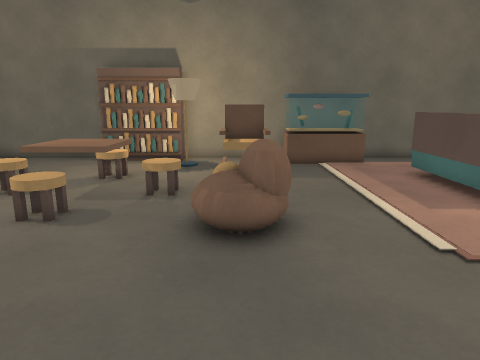
view 1 (above)

21 first-person views from a walk through a level from a Godot 3-D game. The camera is 1.3 m above the floor, tilts 12° down and sees 70° across. The floor is counted in squares, 0.5 m on a side. Each view is taken from the middle of a square. On the plan, view 1 faces up. The plan holds only what a view shows up to about 20 squares ahead; the rest is blank.

view 2
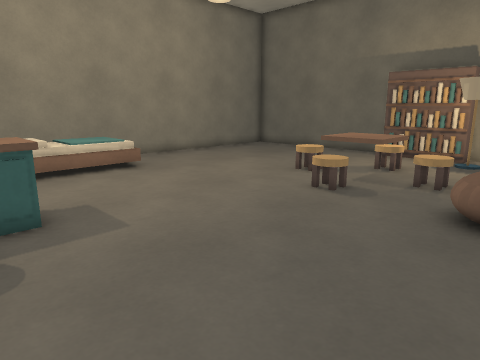

view 3
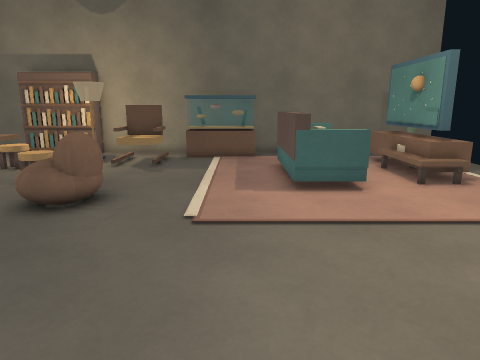

view 4
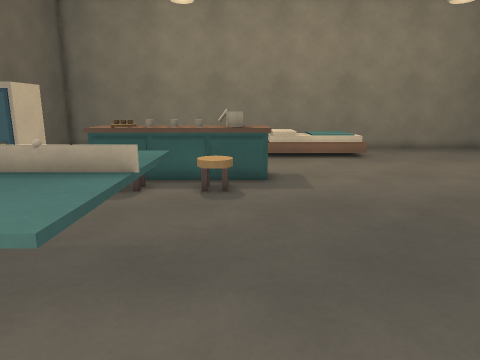

view 5
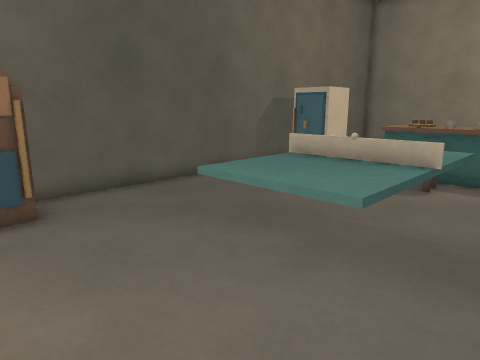

view 6
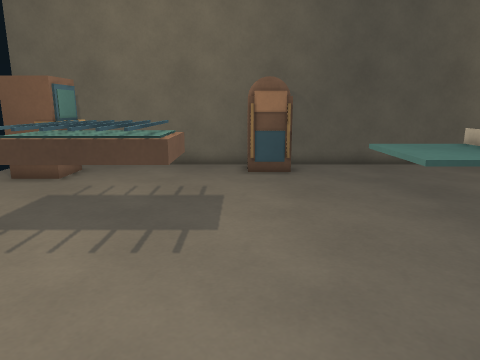

view 7
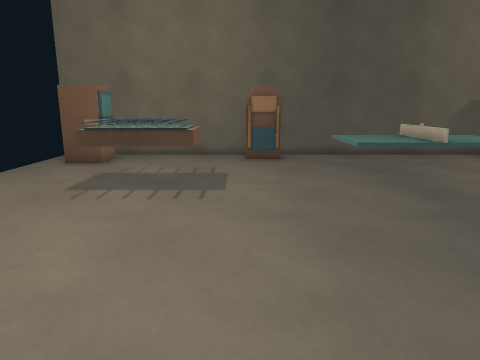

view 8
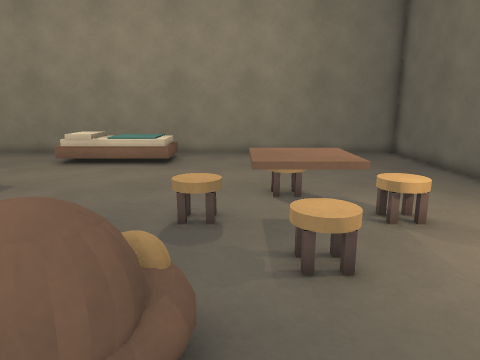

view 9
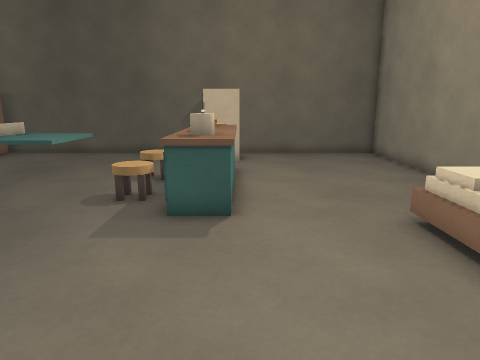

view 10
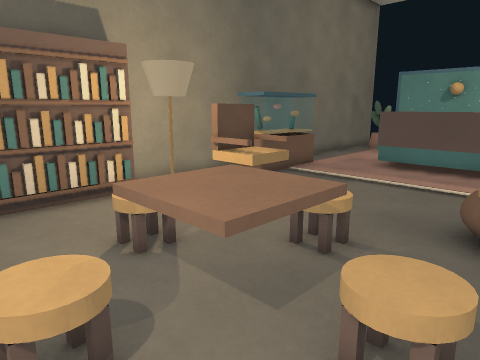

view 11
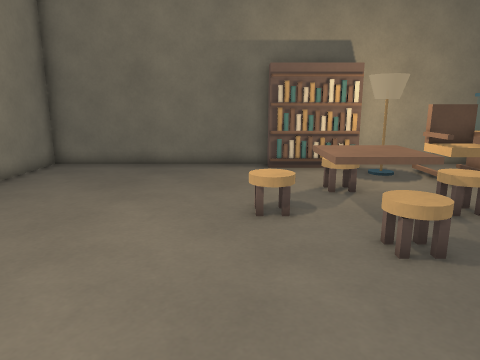

view 12
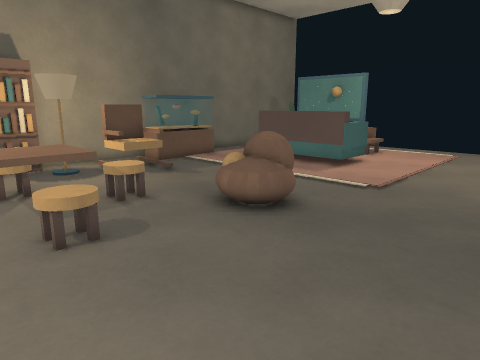

view 13
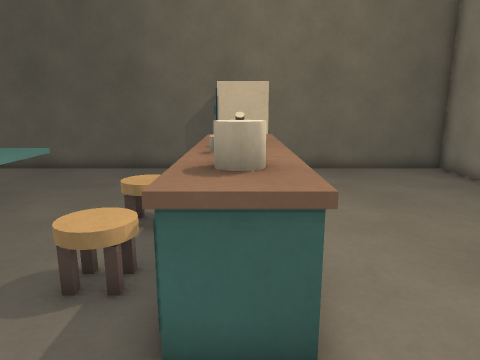

view 14
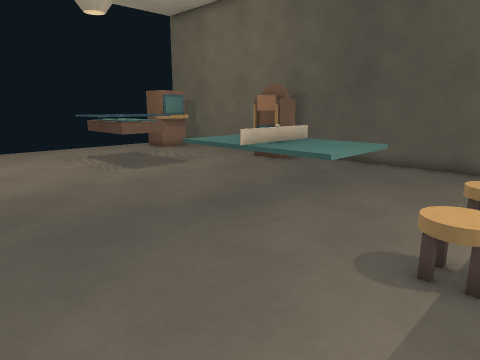

view 15
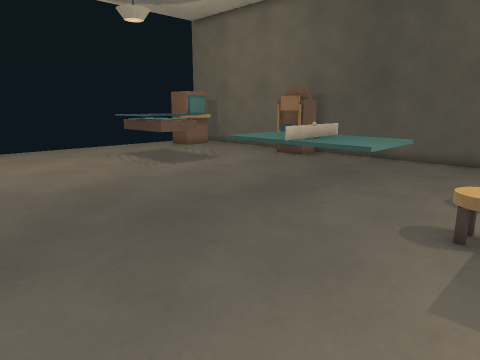

view 16
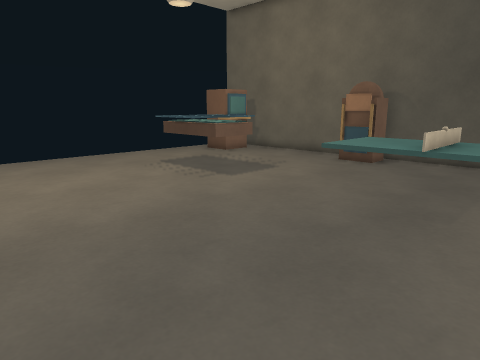

view 17
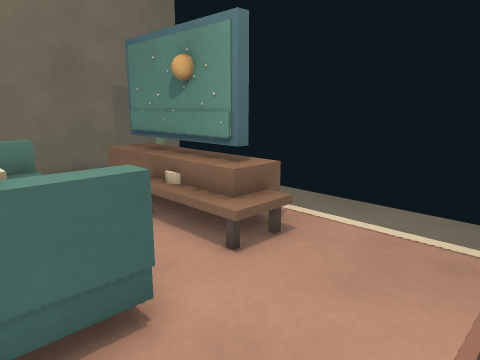

view 18
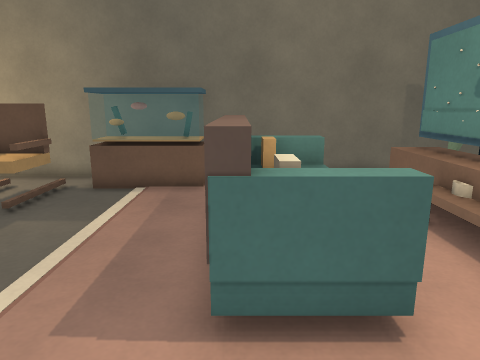

view 19
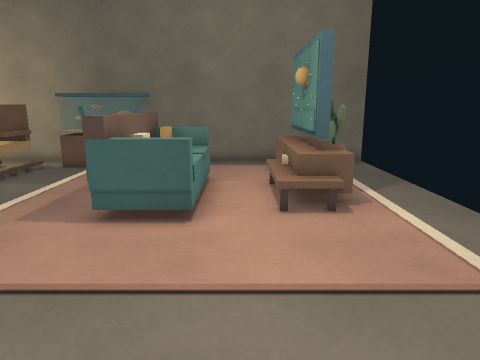

view 20
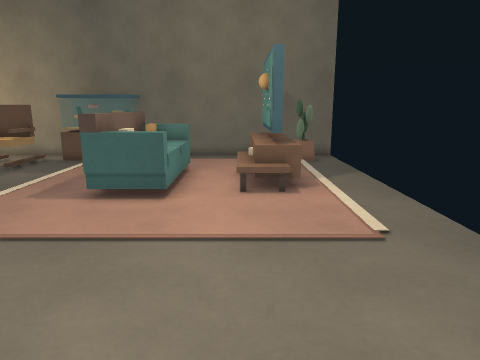

view 21
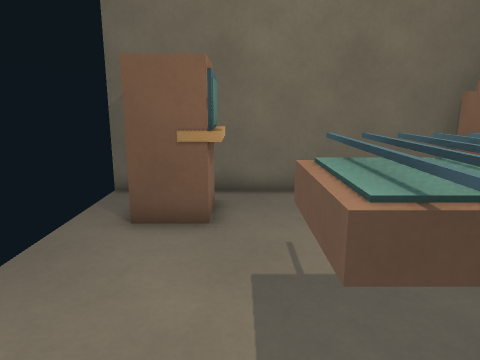

### Floor plan
Key: @ floor where view 1 was taken; # wall or solid block; . main floor; : floor 0.5 m higher than the main floor; + floor 0.75 m higher than the main floor; / step, stairs or slope; = window, fence, low wall or low ledge; ^ raised ledge; B bookshelf; L lamp; C chair; A cabinet; Y cylinder; F fridge; M machine; O other object.
Columns run from 17 left of view 1 to 15 right of it. Each row starts with its distance up from view 1.
 18 ###########   ##################
 17 #.........BBBBB....####=.....  #
 16 #.............LLC C#=#=#...... ##
 15 #.............LLCCC.........AAA..
 14 #...............CCC.........AAA..
 13 #...........O...........^^^..AA..
 12 # .........OOO..........^^^.OAA..
 11 # .........OOO..........^^^.OAA..
 10 # ........OOOO.O........^^^.OAA..
  9 #..........OOO..........^^^......
  8 #...........O...OOO.....=^.......
  7 #...............OOO..............
  6 #................................
  5 #  :/............................
  4 #   /............................
  3 #  :/............................
  2 #  :/............................
  1 #  +/............................
  0 #  .....^^^......@...............
 -1 # ......^Y^......................
 -2 #.......^O^O.....................
 -3 #.......^O^...OOOOOO.....^^^^....
 -4 #.......^O^...OOOOOO.....^^^^....
 -5 #.......^^^O..OOOOOO.....^^^^....
 -6 #.......^^^...OOOOOO.............
 -7 #........   .....................
 -8 #........   ..................MM.
 -9 #.......FFF..................MM
-10 #.......  F..........OOO.....MM
-11 #.......  F..........O O......
-12 ###############################

Positions as (right, up) in squares from view 1, and headings:
1: (0, 0), facing up
2: (1, -2), facing up-left
3: (5, -2), facing up
4: (5, -1), facing left
5: (6, -1), facing down-left
6: (6, 4), facing down
7: (6, 8), facing down
8: (3, 9), facing left
9: (-9, 8), facing down
10: (-8, 7), facing up-right
11: (-8, 2), facing up
12: (-7, 1), facing up-right
13: (-8, 3), facing down
14: (-7, 4), facing down-right
15: (-7, 6), facing down-right
16: (-3, 6), facing down-right
17: (7, 5), facing up-right
18: (7, 5), facing up
19: (10, 1), facing up
20: (11, -1), facing up
21: (12, -1), facing down
